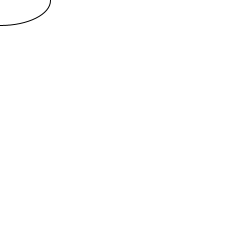
Frame 1 (no input)
Frame 60 (the mouse pressed at the canvas centre just before this capture): identical to frame 1, image omitted
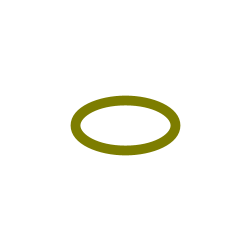
Frame 120 (the mouse held since frame 60 and released just before this capture)

The Processing sketch that drew these frames (run headless with seeded random() and noise(); from frame 60 on, the mouse is pressed at the canvas centre):

// Processing sketch: EventSketch
// ── EventSketch.pde

void setup() {
  size(250,250);
}

void draw() {
  background(255,255,255);
  ellipse(mouseX,mouseY,100,50); 
}

void mousePressed() {
  stroke(mouseX,mouseY,0);
  strokeWeight(mouseX/255.0*20);
}
